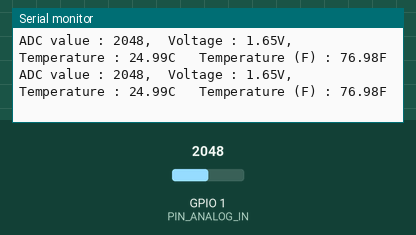
This program was run on a simulated ESP32-S3. On the bench: the last lines printed to the serial monitor. The test bench sets the inputs (shaded band); at power-on: GPIO 1 (PIN_ANALOG_IN) = 2048.

Above: at 1.8 s.
1.9 s: GPIO 1 (PIN_ANALOG_IN) set to 2866
At 2.8 s:
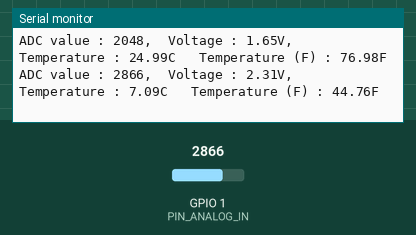
3.4 s: GPIO 1 (PIN_ANALOG_IN) set to 3603
At 4.7 s:
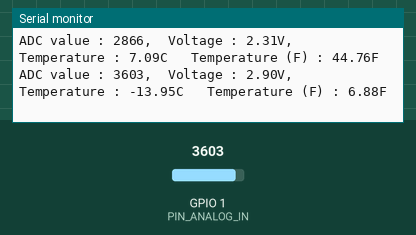
Timing chart, 0 to 6.4 s (numbered marks = the images above; inputs shaded):
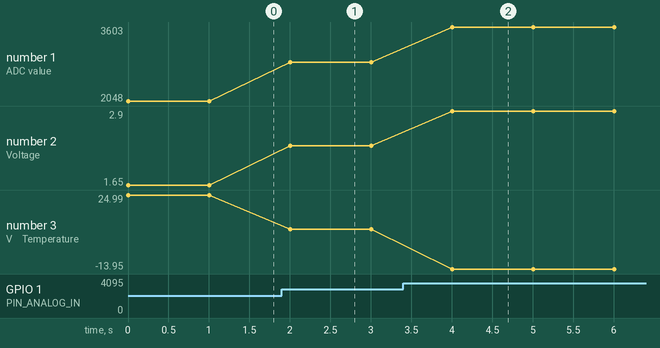

The program:

main.cpp
```cpp
#include <Arduino.h>

#define PIN_ANALOG_IN 1

void setup() {
Serial.begin(115200);
}

void loop() {
int adcValue = analogRead(PIN_ANALOG_IN); //read ADC pin
double voltage = (float)adcValue / 4095.0 * 3.3; // calculate voltage at junction (across thermistor)
double Rt = 10 * voltage / (3.3 - voltage); //calculate resistance value of thermistor using voltage divider formula
double tempK = 1 / (1/(273.15 + 25) + log(Rt / 10)/3950.0);//calculate temperature (Kelvin)
double tempC = tempK - 273.15; //calculate temperature (Celsius)
double tempF = (tempC * 1.8) + 32; //calculate temperature (Fahrenheit)
Serial.printf("ADC value : %d,\tVoltage : %.2fV, \tTemperature : %.2fC\t Temperature (F) : %.2fF\n", adcValue,
voltage, tempC, tempF);
delay(1000);
}
```

Measured:
- after the input at 1.9 s, the serial monitor: prints a new line after 0.10 s (image 1)
- after the input at 3.4 s, the serial monitor: prints a new line after 0.61 s (image 2)
- plotted number 1: 2048 → 2866 after the input at 1.9 s, 2866 → 3603 after the input at 3.4 s
- plotted number 2: 1.65 → 2.31 after the input at 1.9 s, 2.31 → 2.9 after the input at 3.4 s
- plotted number 3: 24.99 → 7.09 after the input at 1.9 s, 7.09 → -13.95 after the input at 3.4 s
